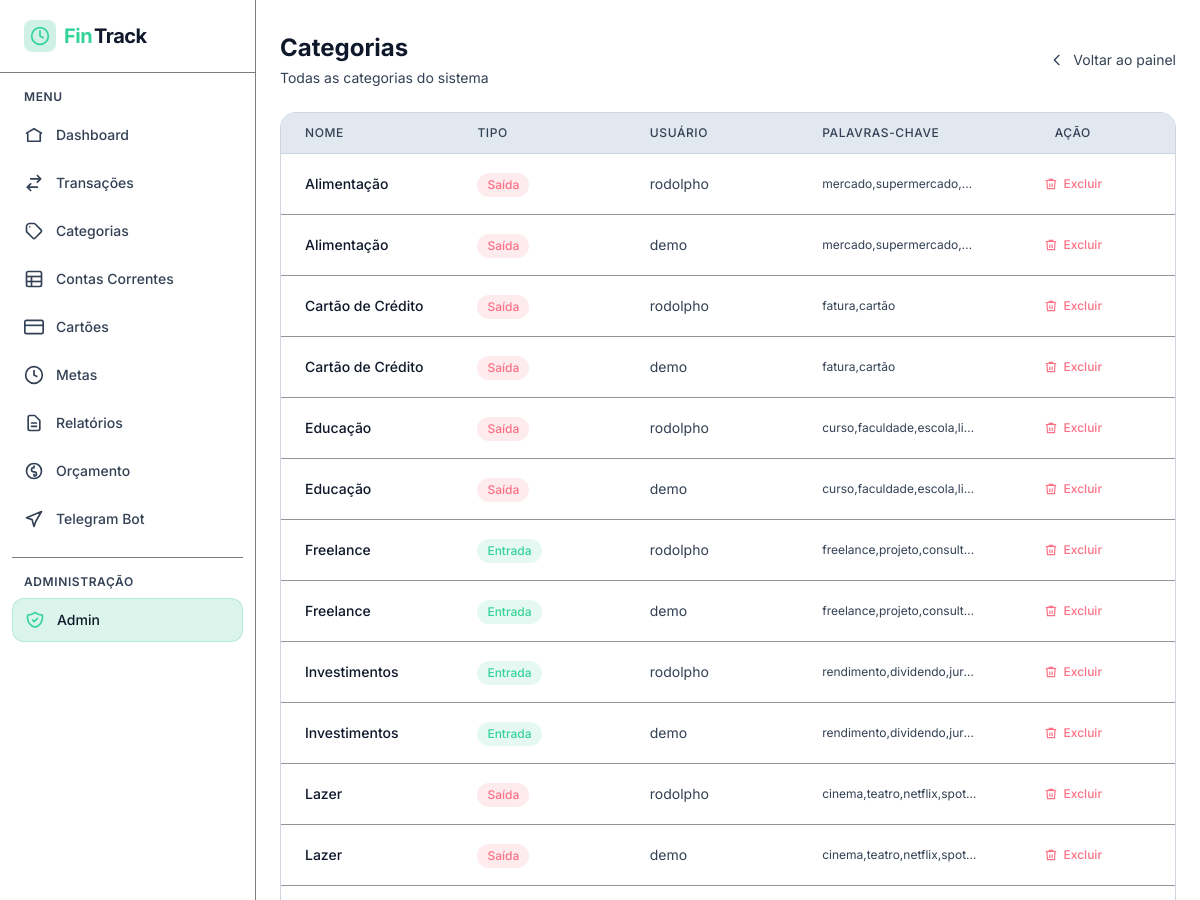
/admin-panel/categorias/ (signed in, upper part), run on an earlier commit of the app's database.
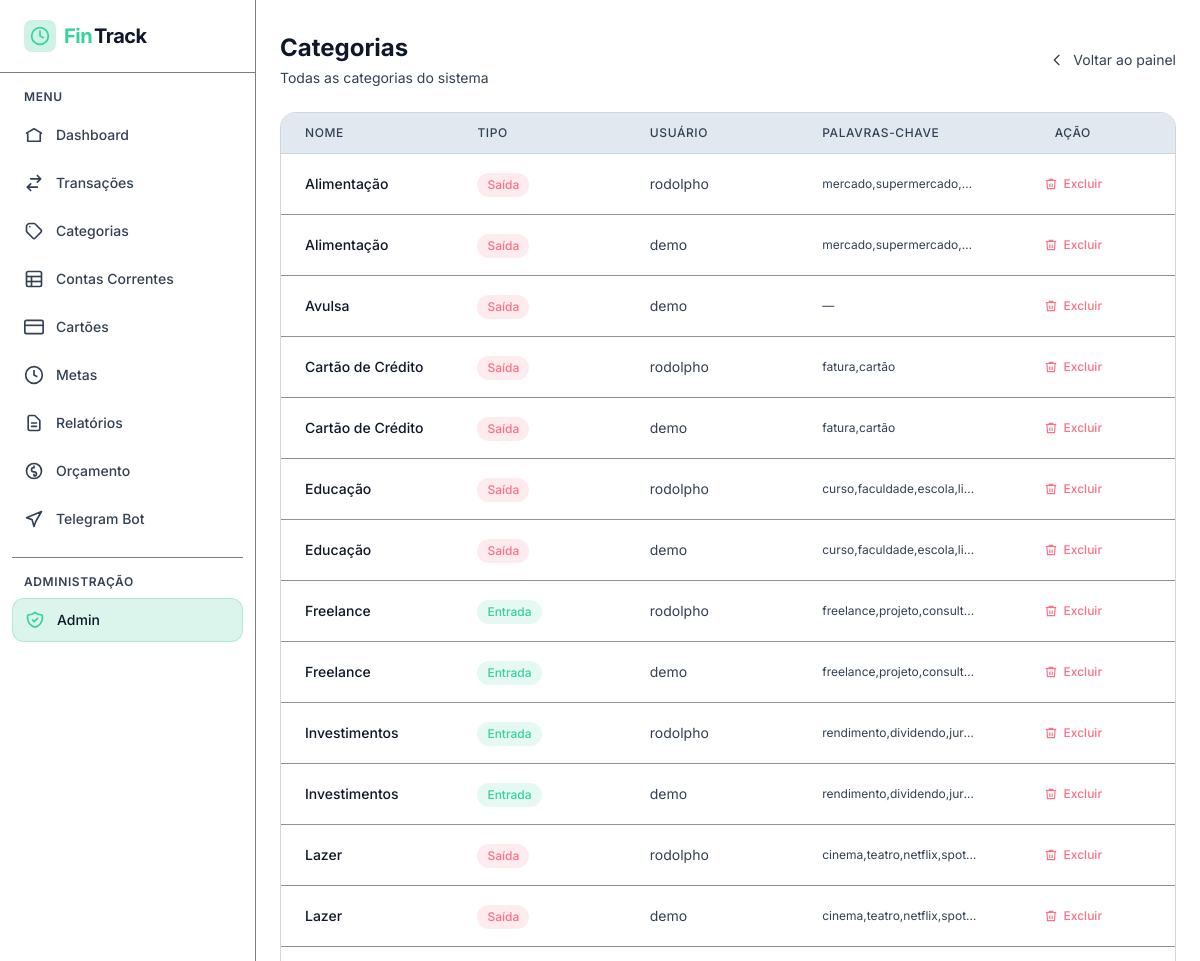
And on a later commit of the database.
### finances/models.py (models this page shows, shortened)
class Category(models.Model):
    TIPO_CHOICES = [
        ('entrada', 'Entrada'),
        ('saida', 'Saída'),
    ]
    nome = models.CharField(max_length=100)
    tipo = models.CharField(max_length=10, choices=TIPO_CHOICES)
    usuario = models.ForeignKey(User, on_delete=models.CASCADE, related_name='categorias')
    keywords = models.TextField(
        blank=True,
        default='',
        help_text='Palavras-chave separadas por vírgula para auto-categorização',
    )
    class Meta:
        verbose_name = 'Categoria'
        verbose_name_plural = 'Categorias'
        unique_together = ['nome', 'usuario']

### admin_panel/views.py (the view)
class AdminCategoryListView(StaffRequiredMixin, ListView):
    template_name = 'admin_panel/category_list.html'
    context_object_name = 'categorias'
    paginate_by = 50
    def get_queryset(self):
        return get_admin_categories()

### admin_panel/selectors.py (called while the page is built)
def get_admin_categories():
    return (
        Category.objects
        .select_related('usuario')
        .order_by('nome')
    )

### admin_panel/views.py (called while the page is built)
    def test_func(self):
        return self.request.user.is_authenticated and self.request.user.is_staff

### admin_panel/templates/admin_panel/category_list.html (shortened to what this page needs)
{% extends 'base.html' %}
{% block content %}
  <div class="px-4 py-6 md:px-6 md:py-8 '' w-full mx-auto">
    <div class="flex flex-col sm:flex-row sm:items-center sm:justify-between gap-4 mb-6">
      <div>
        <h1 class="text-2xl font-bold text-white">Categorias</h1>
        <p class="text-zinc-400 text-sm mt-1">Todas as categorias do sistema</p>
      </div>
      <a href="{% url 'admin_panel:dashboard' %}" class="inline-flex items-center gap-2 text-zinc-400 hover:text-white text-sm transition-colors">
        <svg xmlns="http://www.w3.org/2000/svg" class="w-4 h-4" viewBox="0 0 24 24" fill="none" stroke="currentColor" stroke-width="2" aria-hidden="true">
          <path stroke-linecap="round" stroke-linejoin="round" d="M15 19l-7-7 7-7" />
        </svg>Voltar ao painel
      </a>
    </div>
    {% if categorias %}
      <div class="glass rounded-2xl overflow-hidden">
        <div class="hidden sm:grid grid-cols-5 gap-4 px-6 py-3 bg-zinc-900/50 border-b border-zinc-800 text-xs font-medium text-zinc-400 uppercase tracking-wider">
          <span>Nome</span>
          <span>Tipo</span>
          <span>Usuário</span>
          <span>Palavras-chave</span>
          <span class="text-center">Ação</span>
        </div>
        <ul class="divide-y divide-zinc-800/50">
          {% for cat in categorias %}
            <li class="group hover:bg-zinc-800/30 transition-colors">
              <div class="grid grid-cols-1 sm:grid-cols-5 gap-2 sm:gap-4 items-center px-4 sm:px-6 py-4">
                <span class="text-sm font-medium text-white">{{ cat.nome }}</span>
                <div>
                  <span class="inline-flex items-center px-2.5 py-1 rounded-full text-xs font-medium
              {% if cat.tipo == 'entrada' %}
                      bg-emerald-500/10 text-emerald-400
                    {% else %}
                      bg-rose-500/10 text-rose-400
                    {% endif %}">
                    {% if cat.tipo == 'entrada' %}
                      Entrada
                    {% else %}
                      Saída
                    {% endif %}
                  </span>
                </div>
                <span class="text-sm text-zinc-400">{{ cat.usuario.username|default:'Sistema' }}</span>
                <span class="text-xs text-zinc-500 truncate">{{ cat.keywords|default:'—' }}</span>
                <div class="flex items-center sm:justify-center">
                  <a href="{% url 'admin_panel:category_delete' cat.pk %}" class="inline-flex items-center gap-1.5 px-3 py-1.5 rounded-lg text-xs font-medium text-rose-400 hover:bg-rose-500/10 transition-colors focus:outline-none focus:ring-2 focus:ring-red-500">
                    <svg class="w-3.5 h-3.5" viewBox="0 0 24 24" fill="none" stroke="currentColor" stroke-width="2" aria-hidden="true">
                      <polyline points="3 6 5 6 21 6" />
                      <path d="M19 6l-1 14H6L5 6" />
                      <path d="M10 11v6M14 11v6" />
                      <path d="M9 6V4h6v2" />
                    </svg>Excluir
                  </a>
                </div>
              </div>
            </li>
          {% endfor %}
        </ul>
      </div>
    {% else %}
      <div class="glass rounded-2xl p-12 text-center">
        <h3 class="text-lg font-semibold text-white mb-2">Nenhuma categoria encontrada</h3>
        <p class="text-zinc-400 text-sm">Não há categorias cadastradas no sistema.</p>
      </div>
    {% endif %}
  </div>
{% endblock %}

What changed in the data, as far as the page shows it:
added Category: nome "Avulsa", tipo "Saída", usuario.username "demo", keywords "—"
